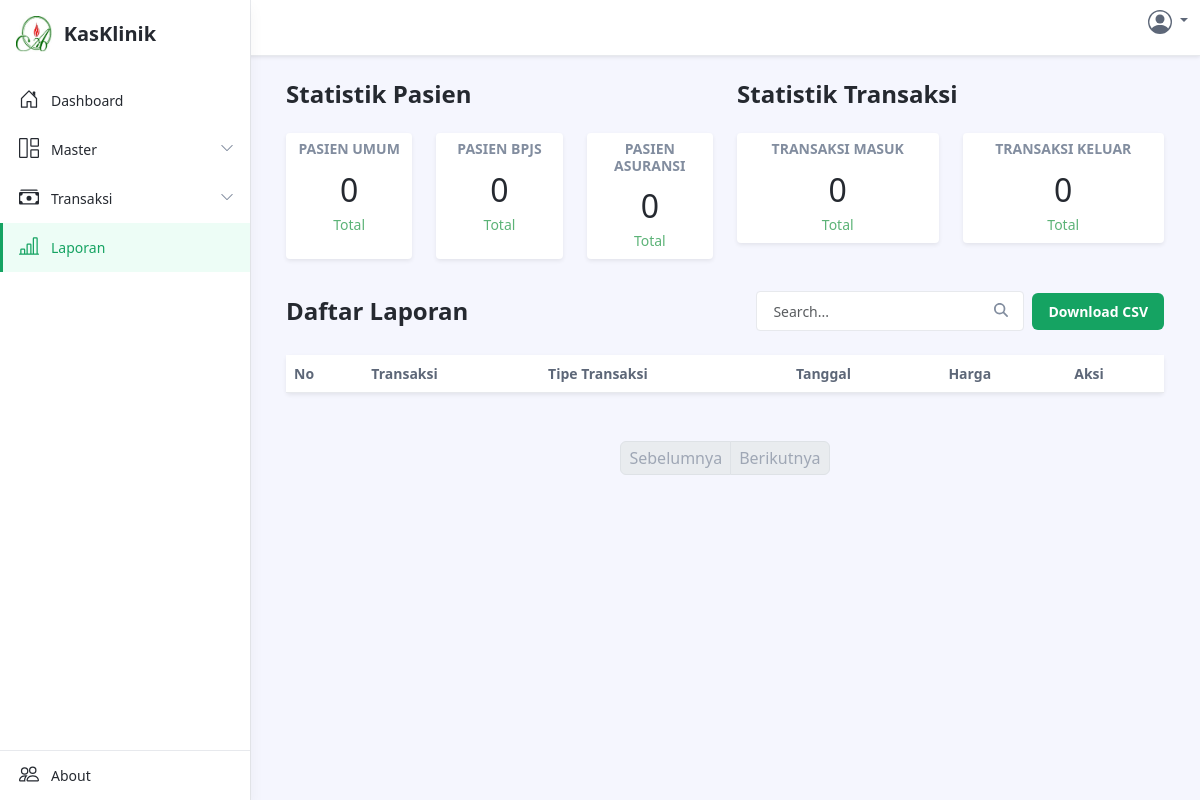
/laporan.php, run on an earlier commit of the app's database.
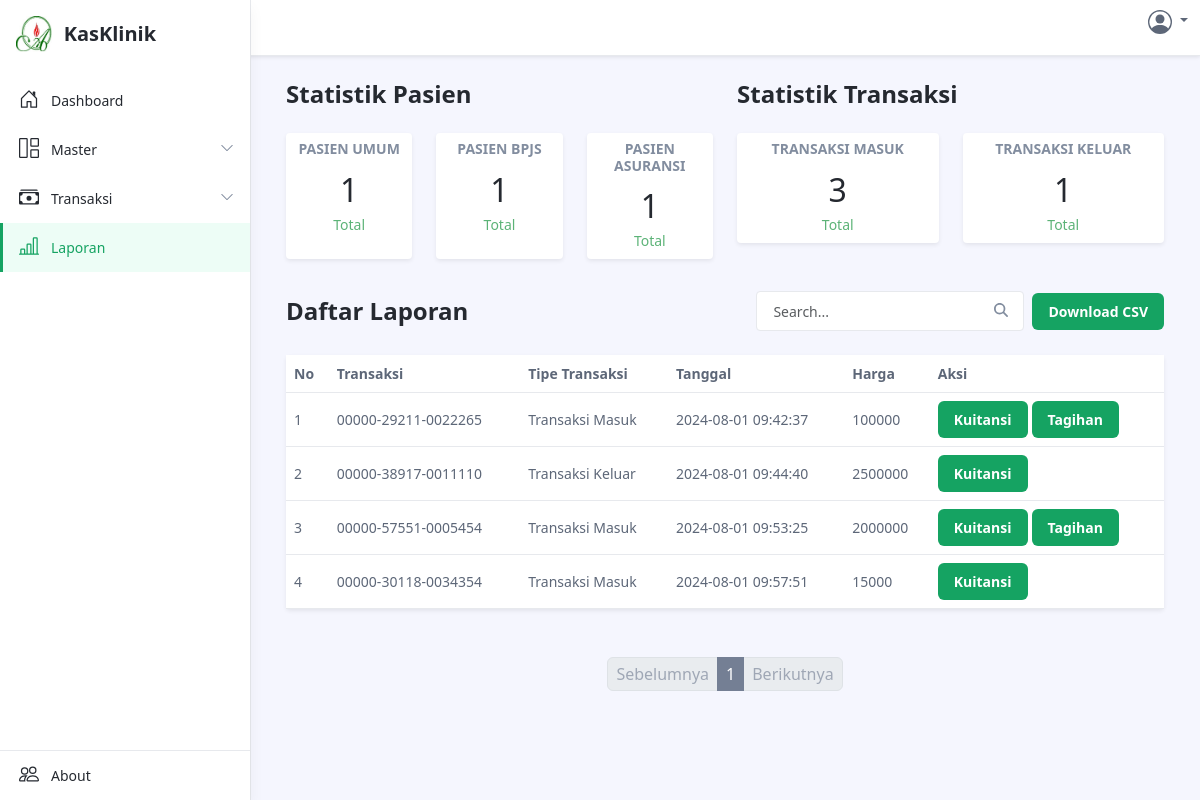
And on a later commit of the database.
### tables this page shows
CREATE TABLE `transaction` (
  `id` bigint(20) UNSIGNED NOT NULL,
  `transaction_in_id` varchar(255) DEFAULT NULL,
  `transaction_out_id` varchar(255) DEFAULT NULL,
  `type` varchar(255) NOT NULL,
  `suppliers` varchar(255) NOT NULL,
  `comment` text NOT NULL,
  `price` double NOT NULL,
  `created_at` timestamp NOT NULL DEFAULT current_timestamp()
);

### laporan.php (the view, shortened to what the changed rows need)
<?php
include './config/config.php';
function getTotalItems($searchQuery)
{
	global $conn;
	$sql = "SELECT COUNT(*) AS total
            FROM patient
            INNER JOIN action ON patient.id = action.patient_id
            INNER JOIN transaction_in ON action.id = transaction_in.action_id
            WHERE
                patient.fullname LIKE :searchQuery OR
                patient.address LIKE :searchQuery OR
                patient.phone LIKE :searchQuery OR
                patient.category LIKE :searchQuery";
	$stmt = $conn->prepare($sql);
	$searchTerm = '%' . $searchQuery . '%';
	$stmt->bindParam(':searchQuery', $searchTerm, PDO::PARAM_STR);
	$stmt->execute();
	$result = $stmt->fetch(PDO::FETCH_ASSOC);
	return $result['total'];
}
function getDataFromDatabase($page, $itemsPerPage, $searchQuery)
{
	global $conn;
	$offset = ($page - 1) * $itemsPerPage;
	$sql = "SELECT
						COALESCE(transaction_in_id, transaction_out_id) AS transaction_id,
						type,
						price,
						created_at
					FROM
						transaction
					WHERE
						COALESCE(transaction_in_id, transaction_out_id) LIKE :searchQuery OR
						created_at LIKE :searchQuery
					LIMIT :offset, :itemsPerPage;
					";
	$stmt = $conn->prepare($sql);
	$searchTerm = '%' . $searchQuery . '%';
	$stmt->bindParam(':searchQuery', $searchTerm, PDO::PARAM_STR);
	$stmt->bindParam(':offset', $offset, PDO::PARAM_INT);
	$stmt->bindParam(':itemsPerPage', $itemsPerPage, PDO::PARAM_INT);
	$stmt->execute();
	$data = $stmt->fetchAll(PDO::FETCH_ASSOC);
	return $data;
}
function renderPagination($page, $totalPages, $searchQuery)
{
	include './component/pagination.php';
}
$page = isset($_GET['page']) ? (int)$_GET['page'] : 1;
$searchQuery = isset($_GET['search']) ? $_GET['search'] : '';
$itemsPerPage = 10;
$totalItems = getTotalItems($searchQuery);
$totalPages = ceil($totalItems / $itemsPerPage);
$data = getDataFromDatabase($page, $itemsPerPage, $searchQuery);
$offset = ($page - 1) * $itemsPerPage;
?>
<!DOCTYPE html>
<html lang="en">
<head>
	<link id="theme-style" rel="stylesheet" href="assets/css/portal.css">
	<link id="theme-style" rel="stylesheet" href="assets/css/custom.css">
</head>
<body class="app">
	<div class="app-wrapper">
		<div class="app-content pt-3 p-md-3 p-lg-4">
			<div class="container-xl">
				<div class="row">
					<div class="col-6">
						<div class="col-12">
							<h1 class="app-page-title mb-0">Statistik Pasien</h1>
						</div>
						<div class="col-12 mb-2 mt-4">
							<div class="row">
								<div class="col-4 col-lg-4">
									<div class="app-card app-card-stat shadow-sm h-100">
										<div class="app-card-body p-2 p-lg-2">
											<h4 class="stats-type mb-2">Pasien Umum</h4>
												<?php
												$sql = "SELECT COUNT(id) AS total FROM patient WHERE category='Umum'";
												$result = $conn->query($sql);
												if ($result->rowCount() > 0) {
													while ($row = $result->fetch()) {
														$total = $row["total"];
														echo "<div class=\"stats-figure\">" . $total . "</div>";
													}
												} else {
													echo "0 results";
												}
												?>
											<div class="stats-meta text-success">Total</div>
										</div>
									</div>
								</div>
								<div class="col-4 col-lg-4">
									<div class="app-card app-card-stat shadow-sm h-100">
										<div class="app-card-body p-2 p-lg-2">
											<h4 class="stats-type mb-2">Pasien BPJS</h4>
												<?php
												$sql = "SELECT COUNT(id) AS total FROM patient WHERE category='BPJS'";
												$result = $conn->query($sql);
												if ($result->rowCount() > 0) {
													while ($row = $result->fetch()) {
														$total = $row["total"];
														echo "<div class=\"stats-figure\">" . $total . "</div>";
													}
												} else {
													echo "0 results";
												}
												?>
											<div class="stats-meta text-success">Total</div>
										</div>
									</div>
								</div>
								<div class="col-4 col-lg-4">
									<div class="app-card app-card-stat shadow-sm h-100">
										<div class="app-card-body p-2 p-lg-2">
											<h4 class="stats-type mb-2">Pasien Asuransi</h4>
												<?php
												$sql = "SELECT COUNT(id) AS total FROM patient WHERE category='Asuransi'";
												$result = $conn->query($sql);
												if ($result->rowCount() > 0) {
													while ($row = $result->fetch()) {
														$total = $row["total"];
														echo "<div class=\"stats-figure\">" . $total . "</div>";
													}
												} else {
													echo "0 results";
												}
												?>
											<div class="stats-meta text-success">Total</div>
										</div>
									</div>
								</div>
							</div>
						</div>
					</div>
					<div class="col-6">
						<div class="col-12">
							<h1 class="app-page-title mb-0">Statistik Transaksi</h1>
						</div>
						<div class="col-12 mb-2 mt-4">
							<div class="row">
								<div class="col-6 col-lg-6">
									<div class="app-card app-card-stat shadow-sm h-100">
										<div class="app-card-body p-2 p-lg-2">
											<h4 class="stats-type mb-2">Transaksi Masuk</h4>
												<?php
												$sql = "SELECT COUNT(id) AS total FROM transaction_in";
												$result = $conn->query($sql);
												if ($result->rowCount() > 0) {
													while ($row = $result->fetch()) {
														$total = $row["total"];
														echo "<div class=\"stats-figure\">" . $total . "</div>";
													}
												} else {
													echo "0 results";
												}
												?>
											<div class="stats-meta text-success">Total</div>
										</div>
									</div>
								</div>
								<div class="col-6 col-lg-6">
									<div class="app-card app-card-stat shadow-sm h-100">
										<div class="app-card-body p-2 p-lg-2">
											<h4 class="stats-type mb-2">Transaksi Keluar</h4>
												<?php
												$sql = "SELECT COUNT(id) AS total FROM transaction_out";
												$result = $conn->query($sql);
												if ($result->rowCount() > 0) {
													while ($row = $result->fetch()) {
														$total = $row["total"];
														echo "<div class=\"stats-figure\">" . $total . "</div>";
													}
												} else {
													echo "0 results";
												}
												?>
											<div class="stats-meta text-success">Total</div>
										</div>
									</div>
								</div>
							</div>
						</div>
					</div>
				</div>
				<div class="row g-3 mb-4 mt-2 align-items-center justify-content-between">
					<div class="col-auto">
						<h1 class="app-page-title mb-0">Daftar Laporan</h1>
					</div>
				</div>
				<div class="tab-content" id="orders-table-tab-content">
					<div class="tab-pane fade show active" id="orders-all" role="tabpanel" aria-labelledby="orders-all-tab">
						<div class="app-card app-card-orders-table shadow-sm mb-5">
							<div class="app-card-body">
								<div class="table-responsive">
									<table class="table app-table-hover mb-0 text-left">
										<thead>
											<tr>
												<th class="cell">No</th>
												<th class="cell">Transaksi</th>
												<th class="cell">Tipe Transaksi</th>
												<th class="cell">Tanggal</th>
												<th class="cell">Harga</th>
												<th class="cell">Aksi</th>
											</tr>
										</thead>
										<tbody>
											<?php foreach ($data as $index => $row) : ?>
												<tr id="row-<?php echo $index; ?>">
													<td class="cell"><?php echo ($offset + $index + 1); ?></td>
													<td class="cell"><?php echo htmlspecialchars($row['transaction_id']); ?></td>
													<td class="cell"><?php if (htmlspecialchars($row['type']) == 'IN') { echo 'Transaksi Masuk'; } else { echo 'Transaksi Keluar'; } ?></td>
													<td class="cell"><?php echo htmlspecialchars($row['created_at']); ?></td>
													<td class="cell"><?php echo htmlspecialchars($row['price']); ?></td>
													<td class="cell">
														<div class="d-flex justify-content-between w-50">
															<?php if(htmlspecialchars($row['type']) == 'IN') {
																$sql = "SELECT
																						patient.id AS patient_id,
																						patient.fullname,
																						patient.address,
																						patient.phone,
																						patient.category,
																						transaction_in.id AS transaction_id,
																						transaction_in.total_price
																				FROM
																						patient
																				INNER JOIN
																						action ON patient.id = action.patient_id
																				INNER JOIN
																						transaction_in ON action.id = transaction_in.action_id
																				WHERE
																					transaction_in.id = :transaction_id
																				";
																$stmt = $conn->prepare($sql);
																$stmt->bindParam(':transaction_id', $row['transaction_id']);
																$stmt->execute();
																$data1 = $stmt->fetch(PDO::FETCH_ASSOC);
																$data2 = json_encode($data1);
															?>
																<button class="btn app-btn-primary" onclick='generateInvoice(<?php echo $data2; ?>)'>Kuitansi</button>
															<?php } else {
																$sql = "SELECT
																						id,
																						created_at,
																						information,
																						total_price,
																						suppliers
																				FROM
																						transaction_out
																				WHERE
																					id = :transaction_id
																				";
																$stmt = $conn->prepare($sql);
																$stmt->bindParam(':transaction_id', $row['transaction_id']);
																$stmt->execute();
																$data1 = $stmt->fetch(PDO::FETCH_ASSOC);
																$data2 = json_encode($data1);
															?>
																<button class="btn app-btn-primary" onclick='printInvoiceKeluar(<?php echo $data2; ?>)'>Kuitansi</button>
															<?php } ?>
															<?php if(htmlspecialchars($row['type']) == 'IN') {
																$sql = "SELECT
																						patient.id AS patient_id,
																						patient.fullname,
																						patient.address,
																						patient.phone,
																						patient.category,
																						patient.assurance,
																						transaction_in.id AS transaction_id,
																						transaction_in.total_price
																				FROM
																						patient
																				INNER JOIN
																						action ON patient.id = action.patient_id
																				INNER JOIN
																						transaction_in ON action.id = transaction_in.action_id
																				WHERE
																					transaction_in.id = :transaction_id
																				";
																$stmt = $conn->prepare($sql);
																$stmt->bindParam(':transaction_id', $row['transaction_id']);
																$stmt->execute();
																$data1 = $stmt->fetch(PDO::FETCH_ASSOC);
																$data2 = json_encode($data1);
																if(htmlspecialchars($data1['category']) == "Asuransi" || htmlspecialchars($data1['category']) == "BPJS") { ?>
																<button class="ms-1 btn app-btn-primary" onclick='generateBilling(<?php echo $data2; ?>)'>Tagihan</button>
															<?php }}; ?>
														</div>
													</td>
												</tr>
											<?php endforeach; ?>
										</tbody>
									</table>
								</div>
							</div>
						</div>
						<?php renderPagination($page, $totalPages, $searchQuery); ?>
					</div>
				</div>
			</div>
		</div>
	</div>
</body>
</html>

### component/pagination.php (shortened to what the changed rows need)
<nav class="app-pagination">
  <ul class="pagination justify-content-center">
    <?php for ($i = max(1, $page - 2); $i <= min($totalPages, $page + 2); $i++): ?>
    <li class="page-item <?php if ($i == $page) echo 'active'; ?>">
      <a class="page-link" href="?page=<?php echo $i; ?>&search=<?php echo urlencode($searchQuery); ?>"><?php echo $i; ?></a>
    </li>
    <?php endfor; ?>
  </ul>
</nav>

What changed in the data, as far as the page shows it:
added transaction: index "1", transaction_id "00000-29211-0022265", type "Transaksi Masuk", created_at "2024-08-01 09:42:37", price "100000"
added transaction: index "2", transaction_id "00000-38917-0011110", type "Transaksi Keluar", created_at "2024-08-01 09:44:40", price "2500000"
added transaction: index "3", transaction_id "00000-57551-0005454", type "Transaksi Masuk", created_at "2024-08-01 09:53:25", price "2000000"
added transaction: index "4", transaction_id "00000-30118-0034354", type "Transaksi Masuk", created_at "2024-08-01 09:57:51", price "15000"
Also different on the page:
new list line: "1"
new list line: "3"
list line gone: "0"
